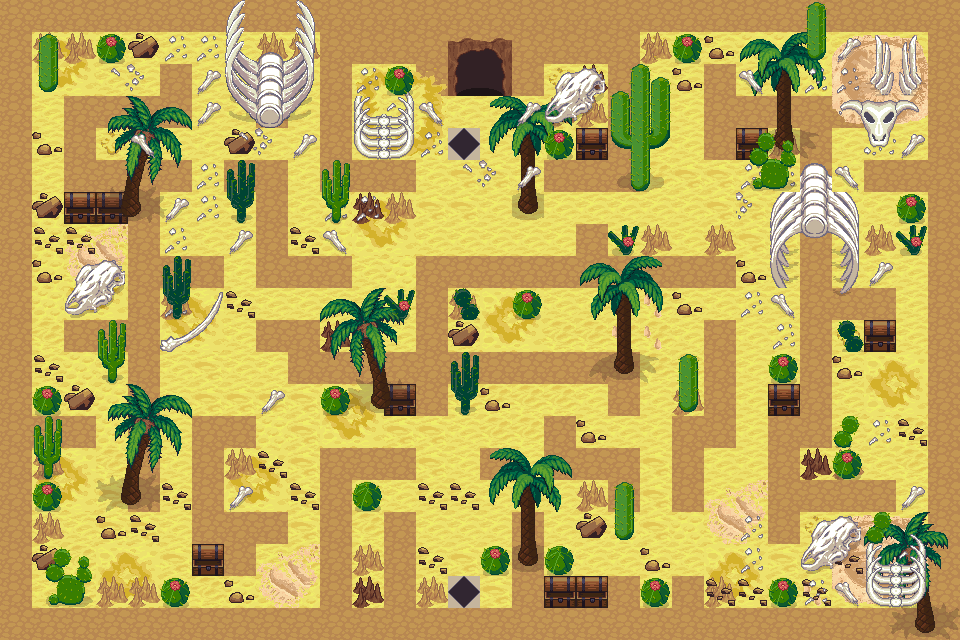

Rendered tile map (Tiled .tmx) drawn with the repository's tilesets; below, a short description and the map source with its tile grids summarised:
An orthogonal 30x20 tile map with 32x32 px tiles, 8 tile layers (sfondo, strade, sabbia1, spunciun, ...), 12 tilesets and 5 objects (fine, Fine).

<map version="1.10" tiledversion="1.11.2" orientation="orthogonal" renderorder="right-down" width="30" height="20" tilewidth="32" tileheight="32" infinite="0" nextlayerid="10" nextobjectid="7">
 <tileset firstgid="1" name="unnamed (1)" tilewidth="32" tileheight="32" tilecount="1024" columns="32">
  <image source="unnamed2.png" width="1024" height="1024" />
 </tileset>
 <tileset firstgid="1025" name="unnamed" tilewidth="32" tileheight="32" tilecount="1024" columns="32">
  <image source="unnamed.png" width="1024" height="1024" />
 </tileset>
 <tileset firstgid="2049" name="unnamed (1)" tilewidth="32" tileheight="32" tilecount="1024" columns="32">
  <image source="unnamed2.png" width="1024" height="1024" />
 </tileset>
 <tileset firstgid="3073" name="unnamed (1)" tilewidth="32" tileheight="32" tilecount="1024" columns="32">
  <image source="unnamed2.png" width="1024" height="1024" />
 </tileset>
 <tileset firstgid="4097" name="unnamed (1)" tilewidth="32" tileheight="32" tilecount="1024" columns="32">
  <image source="unnamed2.png" width="1024" height="1024" />
 </tileset>
 <tileset firstgid="5121" name="unnamed (1)" tilewidth="32" tileheight="32" tilecount="1024" columns="32">
  <image source="unnamed2.png" width="1024" height="1024" />
 </tileset>
 <tileset firstgid="6145" name="unnamed (1)" tilewidth="32" tileheight="32" tilecount="1024" columns="32">
  <image source="unnamed2.png" width="1024" height="1024" />
 </tileset>
 <tileset firstgid="7169" name="tileset_16x16_suurtestbart_1" tilewidth="32" tileheight="32" tilecount="49" columns="7">
  <image source="tileset_16x16_suurtestbart_1.png" width="224" height="240" />
 </tileset>
 <tileset firstgid="7218" name="tileset_16x16_suurtestbart_1" tilewidth="32" tileheight="32" tilecount="49" columns="7">
  <image source="tileset_16x16_suurtestbart_1.png" width="224" height="240" />
 </tileset>
 <tileset firstgid="7267" name="unnamed" tilewidth="32" tileheight="32" tilecount="1024" columns="32">
  <image source="unnamed.png" width="1024" height="1024" />
 </tileset>
 <tileset firstgid="8291" name="unnamed" tilewidth="32" tileheight="32" tilecount="1024" columns="32">
  <image source="unnamed.png" width="1024" height="1024" />
 </tileset>
 <tileset firstgid="9315" name="unnamed" tilewidth="32" tileheight="32" tilecount="1024" columns="32">
  <image source="unnamed.png" width="1024" height="1024" />
 </tileset>
 <layer id="1" name="sfondo" class="sfondo" width="30" height="20">
  <data>[600 cells, 255 non-empty, 8 distinct tile ids]</data>
 </layer>
 <objectgroup id="9" name="Fine" class="Fine">
  <object id="1" x="448.5" y="128.5" width="31" height="32" />
  <object id="2" x="444" y="128" width="36" height="36" />
  <object id="3" x="128" y="-364" />
  <object id="4" name="fine" x="446.667" y="125.333" width="36" height="33.3333" />
  <object id="6" name="Fine" type="Fine" x="450.667" y="129.667" width="27" height="31" />
 </objectgroup>
 <layer id="2" name="strade" class="strade" width="30" height="20">
  <data>[600 cells, 352 non-empty, 5 distinct tile ids]</data>
 </layer>
 <layer id="3" name="sabbia1" class="sabbia1" width="30" height="20">
  <data>[600 cells, 94 non-empty, 28 distinct tile ids]</data>
 </layer>
 <layer id="4" name="spunciun" class="spunciun" width="30" height="20">
  <data>[600 cells, 30 non-empty, 2 distinct tile ids]</data>
 </layer>
 <layer id="6" name="forzieri" class="forzieri" width="30" height="20">
  <data>[600 cells, 10 non-empty, 1 distinct tile ids]</data>
 </layer>
 <layer id="7" name="pietre" class="pietre" width="30" height="20">
  <data>[600 cells, 140 non-empty, 60 distinct tile ids]</data>
 </layer>
 <layer id="5" name="ossa" class="ossa" width="30" height="20">
  <data>[600 cells, 106 non-empty, 51 distinct tile ids]</data>
 </layer>
 <layer id="8" name="piante" class="piante" width="30" height="20">
  <data>[600 cells, 50 non-empty, 14 distinct tile ids]</data>
 </layer>
</map>
